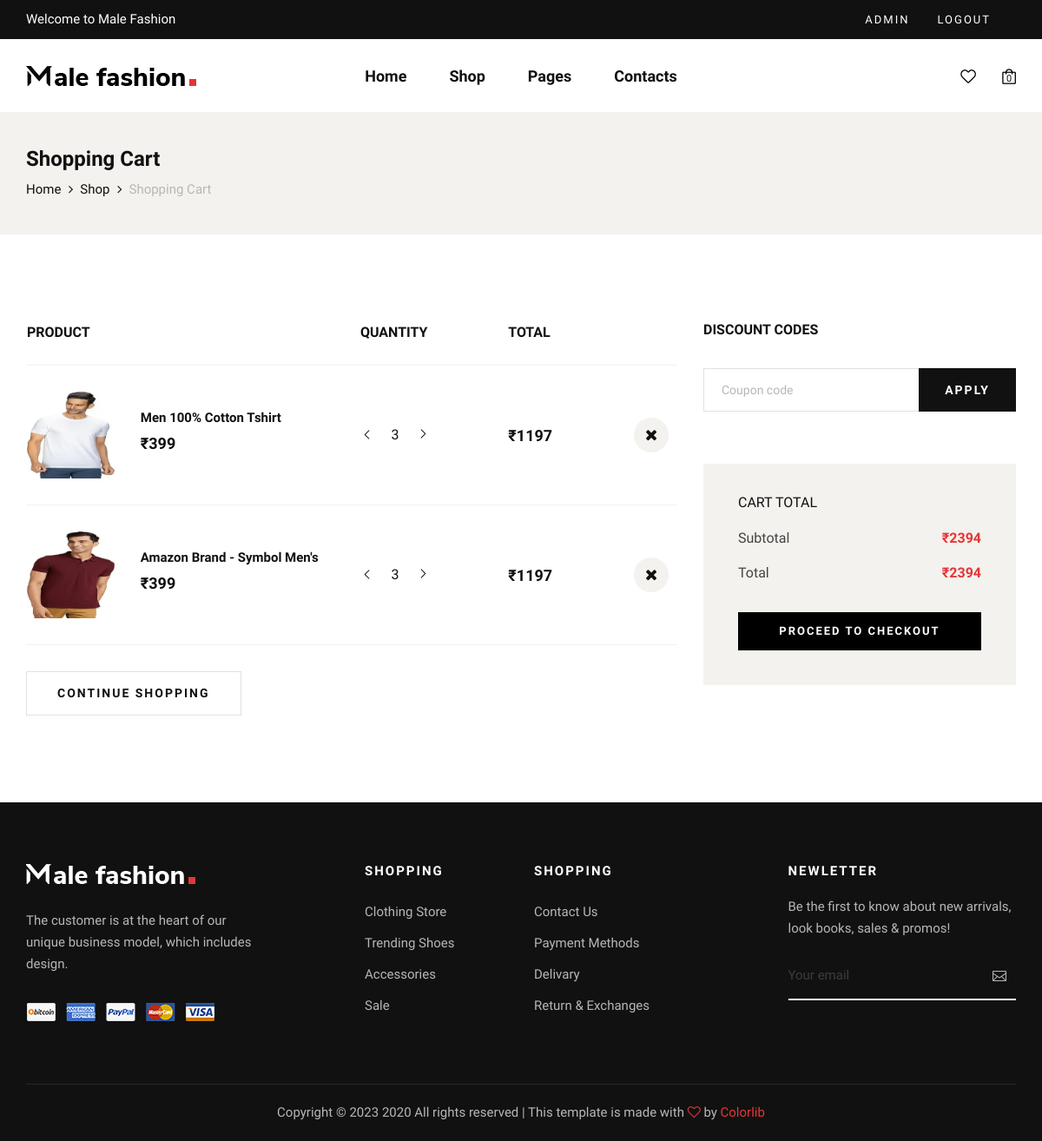
Page /shop/user/cart/ (signed in) on the committed database.
### user/models.py (models this page shows, shortened)
class CustomUser(AbstractUser, PermissionsMixin):
    profile_picture = models.FileField(upload_to="user/profile/", null=True, blank=True)
    phone_number = PhoneNumberField(unique=True)
    email = models.EmailField(unique=True)
    is_blocked = models.BooleanField(default=False)
    objects = CustomUserManager()
    USERNAME_FIELD = 'email'
    REQUIRED_FIELDS = ['first_name', 'last_name', 'phone_number']

### shop/models.py (models this page shows, shortened)
class Cart(models.Model):
    product = models.ForeignKey(Product, on_delete=models.CASCADE)
    user =  models.ForeignKey(CustomUser, on_delete=models.CASCADE)
    qty = models.PositiveIntegerField(default=1)
    total_price_of_product = models.PositiveIntegerField()
    added_date = models.DateTimeField(auto_now_add=True)
    is_deleted = models.BooleanField(default=False)

class Product(models.Model):
    title = models.CharField(max_length=150)
    featured_image = models.ImageField(upload_to='Product/featured-images')
    description = models.TextField()
    price = models.PositiveIntegerField()
    category = models.ForeignKey(Category, on_delete=models.CASCADE)
    short_description = models.CharField(max_length=200)
    stock_unit = models.IntegerField()
    is_show = models.BooleanField(default=True)
    created_date = models.DateTimeField(auto_now_add=True)
    updated_date = models.DateTimeField(auto_now=True)
    slug = models.SlugField(unique=True, blank=True)
    is_deleted = models.BooleanField(default=False)
    class Meta:
        ordering = ['-created_date']

### shop/views.py (the view)
# urls.py: path('user/cart/', views.product_cart, name='product_cart'),
@login_required(login_url="user/login/")
def product_cart(request):
    products = Cart.objects.filter(user=request.user, is_deleted=False)
    total_amount = products.aggregate(
        total_amount=Sum(
            ExpressionWrapper(
                F('product__price') * F('qty'),
                output_field=DecimalField()
            )
        )
    )['total_amount'] or 0
    for item in products:
        item.total_price_of_product = item.product.price * item.qty
        item.save()
    context = {
        "title": "Male Fashion | Cart",
        "products" : products,
        'total_amount': total_amount
    }
    return render(request, 'product/shopping-cart.html', context)

### fashion/context_processors.py (called while the page is built)
def username(request):
    if request.user.is_authenticated:
        return {'username': request.user.username}
    else:
        return {'username': None}

### shop/context_processors.py (called while the page is built)
def cart_count(request):
    if request.user.is_authenticated:
        return {'cart_count': request.session.get('cart_count', 0)}
    else:
        return {'cart_count': 0}

### templates/product/shopping-cart.html (shortened to what this page needs)
{% extends "base.html" %} {% block content %} {% load static %} {% include 'web/includes/header.html' %}
<section class="breadcrumb-option">
    <div class="container">
        <div class="row">
            <div class="col-lg-12">
                <div class="breadcrumb__text">
                    <h4>Shopping Cart</h4>
                    <div class="breadcrumb__links">
                        <a href="{% url 'web:index' %}">Home</a>
                        <a href="{% url 'shop:product_all' %}">Shop</a>
                        <span>Shopping Cart</span>
                    </div>
                </div>
            </div>
        </div>
    </div>
</section>
<section class="shopping-cart spad">
    <div class="container">
        <div class="row">
            <div class="col-lg-8">
                <div class="shopping__cart__table">
                    <table>
                        <thead>
                            <tr>
                                <th>Product</th>
                                <th>Quantity</th>
                                <th>Total</th>
                                <th></th>
                            </tr>
                        </thead>
                        <tbody>
                            {% for product in products %}
                            <tr>
                                <td class="product__cart__item">
                                    <div class="product__cart__item__pic">
                                        <img
                                            src="{{product.product.featured_image.url}}"
                                            alt="{{product.product.title}}"
                                        />
                                    </div>
                                    <div class="product__cart__item__text">
                                        <h6>{{product.product.title}}</h6>
                                        <h5>₹{{product.product.price}}</h5>
                                    </div>
                                </td>
                                <td class="quantity__item">
                                    <div class="quantity">
                                        <div class="pro-qty-2">
                                            <div
                                                class="decrement-quantity left-arrow"
                                                data-product-id="{{ product.id }}"
                                            >
                                                <img src="{% static 'img/icon/left-chevron.png' %}" alt="arrow" />
                                            </div>
                                            <input
                                                type="text"
                                                value="{{ product.qty }}"
                                                id="quantity-{{ product.id }}"
                                            />
                                            <div
                                                class="increment-quantity right-arrow"
                                                data-product-id="{{ product.id }}"
                                            >
                                                <img src="{% static 'img/icon/left-chevron.png' %}" alt="arrow" />
                                            </div>
                                        </div>
                                    </div>
                                </td>
                                <td class="cart__price" id="total_price_of_product_{{product.id}}">₹{{product.total_price_of_product}}</td>
                                <td class="cart__close">
                                    <button
                                        class="btn btn-ghost btn-icon btn-sm rounded-circle texttooltip danger remove-product"
                                        data-product-id="{{ product.id }}"
                                    >
                                        <i class="fa fa-close"></i>
                                    </button>
                                </td>
                            </tr>
                            {% endfor %}
                        </tbody>
                    </table>
                </div>
                <div class="row">
                    <div class="col-lg-6 col-md-6 col-sm-6">
                        <div class="continue__btn">
                            <a href="{% url 'shop:product_all' %}">Continue Shopping</a>
                        </div>
                    </div>
                </div>
            </div>
            <div class="col-lg-4">
                <div class="cart__discount">
                    <h6>Discount codes</h6>
                    <form action="#">
                        <input type="text" placeholder="Coupon code" />
                        <button type="submit">Apply</button>
                    </form>
                </div>
                <div class="cart__total">
                    <h6>Cart total</h6>
                    <ul>
                        <li>Subtotal <span id="sub_total_price">₹{{total_amount}}</span></li>
                        <li>Total <span id="total_price">₹{{total_amount}}</span></li>
                    </ul>
                    <a href="#" class="primary-btn">Proceed to checkout</a>
                </div>
            </div>
        </div>
    </div>
</section>
{% include 'web/includes/footer.html' %} {% endblock %}

### templates/base.html (shortened to what this page needs)
<!DOCTYPE html>
<html lang="zxx">
    {% load static %}
    <head>
        <link rel="stylesheet" href="https://cdnjs.cloudflare.com/ajax/libs/font-awesome/5.15.3/css/all.min.css" />
        <link rel="stylesheet" href="{% static 'css/bootstrap.min.css' %}" type="text/css" />
        <link rel="stylesheet" href="{% static 'css/font-awesome.min.css' %}" type="text/css" />
        <link rel="stylesheet" href="{% static 'css/elegant-icons.css' %}" type="text/css" />
        <link rel="stylesheet" href="{% static 'css/magnific-popup.css' %}" type="text/css" />
        <link rel="stylesheet" href="{% static 'css/nice-select.css' %}" type="text/css" />
        <link rel="stylesheet" href="{% static 'css/owl.carousel.min.css' %}" type="text/css" />
        <link rel="stylesheet" href="{% static 'css/slicknav.min.css' %}" type="text/css" />
        <link rel="stylesheet" href="{% static 'css/style.css' %}" type="text/css" />
    </head>
    <body>
        {% block content %}{% endblock %}
    </body>
</html>

### templates/web/includes/header.html (shortened to what this page needs)
{% load static %}
<header class="header">
    <div class="header__top">
        <div class="container">
            <div class="row">
                <div class="col-lg-6 col-md-7">
                    <div class="header__top__left">
                        <p>Welcome to Male Fashion</p>
                    </div>
                </div>
                <div class="col-lg-6 col-md-5">
                    <div class="header__top__right">
                        <div class="header__top__links">
                            {% if request.user.is_authenticated %}
                            <a href="#">{{username}}</a>
                            <a href="{% url 'user:logout' %}">Logout</a>
                            {% else %}
                            <a href="{% url 'user:login' %}">Login</a>
                            <a href="{% url 'user:signup' %}">Signin</a>
                            {% endif %}
                        </div>
                    </div>
                </div>
            </div>
        </div>
    </div>
    <div class="container">
        <div class="row">
            <div class="col-lg-3 col-md-3">
                <div class="header__logo">
                    <a href="{% url 'web:index' %}"><img src="{% static 'img/logo.png' %}" alt="" /></a>
                </div>
            </div>
            <div class="col-lg-6 col-md-6">
                <nav class="header__menu mobile-menu">
                    <ul>
                        <li {% if active_menu_item == 'home' %}class="active"{% endif %}>
                            <a href="{% url 'web:index' %}">Home</a>
                        </li>
                        <li {% if active_menu_item == 'shop' %}class="active"{% endif %}>
                            <a href="{% url 'shop:product_all' %}">Shop</a>
                        </li>
                        <li {% if active_menu_item == 'pages' %}class="active"{% endif %}>
                            <a href="#">Pages</a>
                        </li>
                        <li {% if active_menu_item == 'contact' %}class="active"{% endif %}>
                            <a href="{% url 'web:contact' %}">Contacts</a>
                        </li>
                    </ul>
                </nav>
            </div>
            <div class="col-lg-3 col-md-3">
                <div class="header__nav__option">
                    <a href="{% url 'shop:product_wishlist' %}"><img src="{% static 'img/icon/heart.png' %}" alt="" /></a>
                    <a href="{% url 'shop:product_cart' %}"><img src="{% static 'img/icon/cart.png' %}" alt="" /> <span class="cart-count">{{cart_count}}</span></a>
                </div>
            </div>
        </div>
    </div>
</header>

### templates/web/includes/footer.html (shortened to what this page needs)
 {% load static %}
 <footer class="footer">
    <div class="container">
        <div class="row">
            <div class="col-lg-3 col-md-6 col-sm-6">
                <div class="footer__about">
                    <div class="footer__logo">
                        <a href="#"><img src="{% static 'img/footer-logo.png' %}" alt="" /></a>
                    </div>
                    <p>The customer is at the heart of our unique business model, which includes design.</p>
                    <a href="#"><img src="{% static 'img/payment.png' %}" alt="" /></a>
                </div>
            </div>
            <div class="col-lg-2 offset-lg-1 col-md-3 col-sm-6">
                <div class="footer__widget">
                    <h6>Shopping</h6>
                    <ul>
                        <li><a href="#">Clothing Store</a></li>
                        <li><a href="#">Trending Shoes</a></li>
                        <li><a href="#">Accessories</a></li>
                        <li><a href="#">Sale</a></li>
                    </ul>
                </div>
            </div>
            <div class="col-lg-2 col-md-3 col-sm-6">
                <div class="footer__widget">
                    <h6>Shopping</h6>
                    <ul>
                        <li><a href="#">Contact Us</a></li>
                        <li><a href="#">Payment Methods</a></li>
                        <li><a href="#">Delivary</a></li>
                        <li><a href="#">Return & Exchanges</a></li>
                    </ul>
                </div>
            </div>
            <div class="col-lg-3 offset-lg-1 col-md-6 col-sm-6">
                <div class="footer__widget">
                    <h6>NewLetter</h6>
                    <div class="footer__newslatter">
                        <p>Be the first to know about new arrivals, look books, sales & promos!</p>
                        <form action="#">
                            <input type="text" placeholder="Your email" />
                            <button type="submit"><span class="icon_mail_alt"></span></button>
                        </form>
                    </div>
                </div>
            </div>
        </div>
        <div class="row">
            <div class="col-lg-12 text-center">
                <div class="footer__copyright__text">
                    <p>
                        Copyright ©
                        2020 All rights reserved | This template is made with
                        <i class="fa fa-heart-o" aria-hidden="true"></i> by
                        <a href="https://colorlib.com" target="_blank">Colorlib</a>
                    </p>
                </div>
            </div>
        </div>
    </div>
</footer>

### rows in the picture
CustomUser: username "ADMIN"
Cart: product.featured_image (picture), product "Men 100% Cotton Tshirt", product.price "399", qty "3", total_price_of_product "1197"
Cart: product.featured_image (picture), product "Amazon Brand - Symbol Men's", product.price "399", qty "3", total_price_of_product "1197"

### other values in the picture
{{ cart_count }} "0"
{{ total_amount }} "2394"
